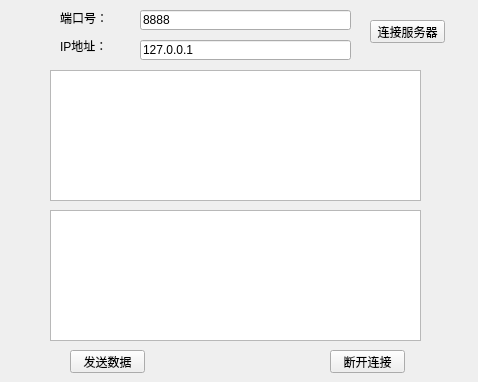
<?xml version="1.0" encoding="UTF-8"?>
<ui version="4.0">
 <class>ClientWidget</class>
 <widget class="QWidget" name="ClientWidget">
  <property name="geometry">
   <rect>
    <x>0</x>
    <y>0</y>
    <width>478</width>
    <height>382</height>
   </rect>
  </property>
  <property name="windowTitle">
   <string>ClientWidget</string>
  </property>
  <widget class="QTextEdit" name="textEditRead">
   <property name="geometry">
    <rect>
     <x>50</x>
     <y>70</y>
     <width>371</width>
     <height>131</height>
    </rect>
   </property>
  </widget>
  <widget class="QTextEdit" name="textEditWrite">
   <property name="geometry">
    <rect>
     <x>50</x>
     <y>210</y>
     <width>371</width>
     <height>131</height>
    </rect>
   </property>
  </widget>
  <widget class="QPushButton" name="buttonSend">
   <property name="geometry">
    <rect>
     <x>70</x>
     <y>350</y>
     <width>75</width>
     <height>23</height>
    </rect>
   </property>
   <property name="text">
    <string>发送数据</string>
   </property>
  </widget>
  <widget class="QPushButton" name="buttonClose">
   <property name="geometry">
    <rect>
     <x>330</x>
     <y>350</y>
     <width>75</width>
     <height>23</height>
    </rect>
   </property>
   <property name="text">
    <string>断开连接</string>
   </property>
  </widget>
  <widget class="QLabel" name="label">
   <property name="geometry">
    <rect>
     <x>60</x>
     <y>10</y>
     <width>71</width>
     <height>16</height>
    </rect>
   </property>
   <property name="text">
    <string>端口号：</string>
   </property>
  </widget>
  <widget class="QLabel" name="label_2">
   <property name="geometry">
    <rect>
     <x>60</x>
     <y>40</y>
     <width>54</width>
     <height>12</height>
    </rect>
   </property>
   <property name="text">
    <string>IP地址：</string>
   </property>
  </widget>
  <widget class="QLineEdit" name="lineEditPort">
   <property name="geometry">
    <rect>
     <x>140</x>
     <y>10</y>
     <width>211</width>
     <height>20</height>
    </rect>
   </property>
   <property name="text">
    <string>8888</string>
   </property>
  </widget>
  <widget class="QLineEdit" name="lineEditIP">
   <property name="geometry">
    <rect>
     <x>140</x>
     <y>40</y>
     <width>211</width>
     <height>20</height>
    </rect>
   </property>
   <property name="text">
    <string>127.0.0.1</string>
   </property>
  </widget>
  <widget class="QPushButton" name="ButtonConnect">
   <property name="geometry">
    <rect>
     <x>370</x>
     <y>20</y>
     <width>75</width>
     <height>23</height>
    </rect>
   </property>
   <property name="text">
    <string>连接服务器</string>
   </property>
  </widget>
 </widget>
 <resources/>
 <connections/>
</ui>
